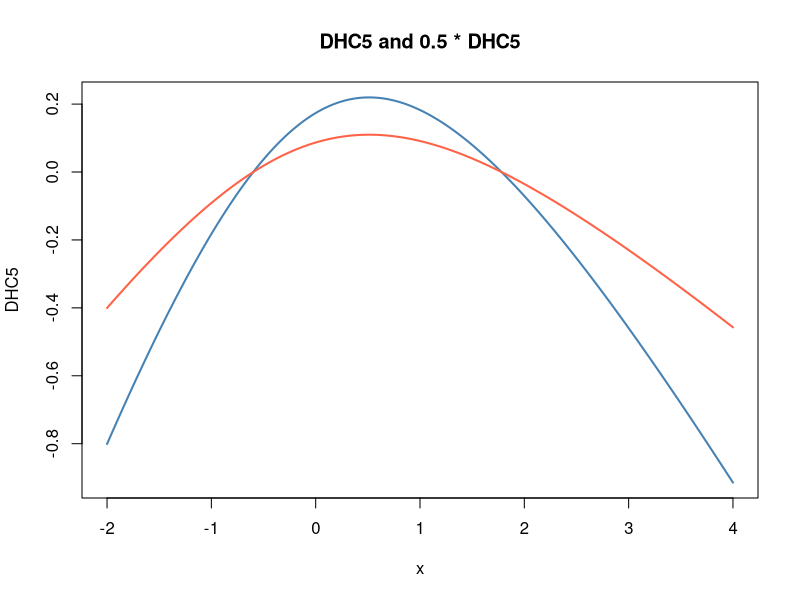
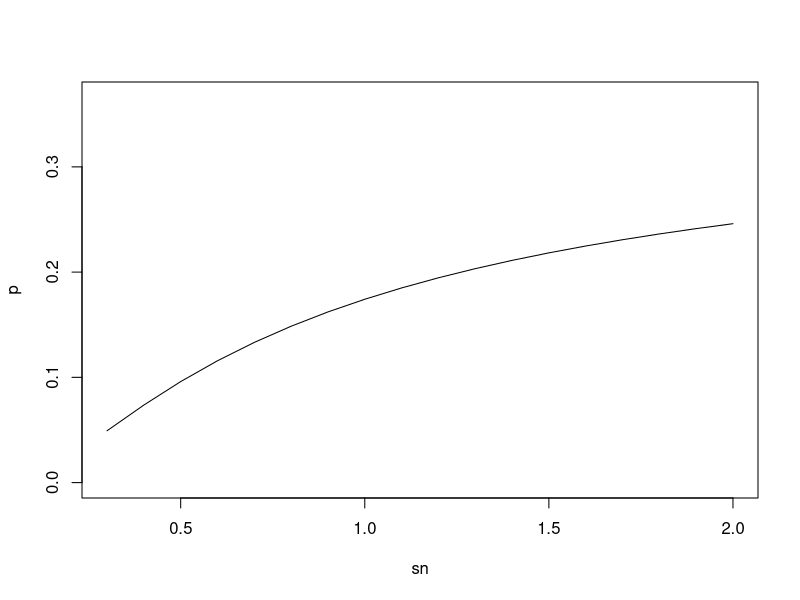
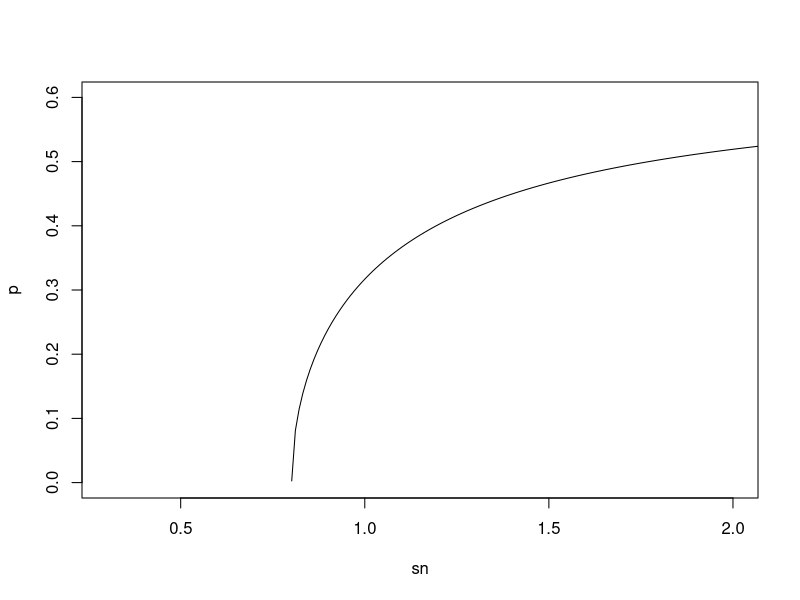

Write the R code that produced these figures, in order.
# Function definitions
#Standard Deviation
S <- function(x, n) {
  sqrt((n - 1) / n + (x^2) / n)
}

# dLogHC5
DHC5 <- function(x, n, Kp) {
  x / sqrt(n * (n + 1)) + (S(x, n) - 1) * Kp
}


#parameters
# 5th percentile of SND
K005 <- qnorm(0.05, mean = 0, sd = 1)

# sample size, 5 as example
SS <- 5

#two examples with sn = 1, and sn = 0.5

x <- seq(-2, 4, length.out = 501)
y1 <- DHC5(x, SS, K005)
y2 <- 0.5 * y1
plot(
  x, y1, type = "l", lwd = 2, col = "steelblue",
  xlab = "x", ylab = "DHC5", main = "DHC5 and 0.5 * DHC5"
)
lines(x, y2, lwd = 2, col = "tomato")

# DHC5 has maximum at xm, and it is
xm <- sqrt(SS - 1) / sqrt(-1 + K005^2 + K005^2 * SS)

# the value of DHC5 at xm is 
maxDHC5 <- sqrt(SS - 1) / ( sqrt(SS * (1 + SS)) * sqrt(-1 + K005 ^2 * (1 + SS)) ) + K005 * ( -1 + sqrt( (K005^2 * (SS^2 - 1)) / ( SS * (-1 + K005^2 * (1 + SS)) ) ) )

# case 1: we want to know that post-HC5 is greater than pre-HC5
# need to find the intersections of DHC5 and 0
# intersections are derived analytically (do it yourself)
# intersection 1, lower
x1 <- -(K005 * sqrt(SS * (1 + SS)) + sqrt( K005^2 * (1 + SS) * (-1 + SS + K005^2 * (1 + SS)) ))/(-1 + K005^2 * (1 + SS) )
# intersection 2, higher
x2 <- (-K005 * sqrt(SS * (1 + SS)) + sqrt(K005^2 * (1 + SS) * (-1 + SS + K005^2 * (1 + SS))))/(-1 + K005^2 * (1 + SS))

# probability that post-HC5 is higher than pre-HC5
p <- pt(x2, df = SS - 1) - pt(x1, df = SS - 1)


# case 2: we want to know that the post-HC5 is greater than k*pre-HC5
# case 2-1: k<1
# we need to know the intersections of HC5 and log10(1/k) = -log10(k)
# intersections are derived analytically (do it yourself)
# since the intersections are complicated, we define a function
# case 2-1-1: sn = 1
xLower <- function(n, Kp, z) {
  num1 <- Kp * sqrt(n * (1 + n)) * log(10)
  num2 <- sqrt(n * (1 + n)) * log(z)
  # 中央の大きな sqrt の中身
  inner <- Kp^2 * (1 + n) * (
    (-1 + n + Kp^2 * (1 + n)) * log(10)^2 +
      2 * Kp * n * (1 + n) * log(10) * log(z) +
      n * (1 + n) * log(z)^2
  )
  num3 <- sqrt(inner)
  den  <- (-1 + Kp^2 * (1 + n)) * log(10)

  -( (num1 + num2 + num3) / den )
}

xHigher <- function(n, Kp, z) {
  num1 <- -Kp * sqrt(n * (1 + n)) * log(10)
  num2 <- -sqrt(n * (1 + n)) * log(z)
  inner <- Kp^2 * (1 + n) * (
    (-1 + n + Kp^2 * (1 + n)) * log(10)^2 +
      2 * Kp * n * (1 + n) * log(10) * log(z) +
      n * (1 + n) * log(z)^2
  )
  num3 <- sqrt(inner)
  den  <- (-1 + Kp^2 * (1 + n)) * log(10)

  (num1 + num2 + num3) / den
}

# intersection 1, lower, k=1/2 as example
k <- 1/2
x1 <- xLower(SS, K005, k)
x2 <- xHigher(SS, K005, k)

#integrating t-distribution from x1 to x2 gives the probability that post-HC5 > pre-HC5
p <- pt(x2, df = SS - 1) - pt(x1, df = SS - 1)

# case 2-1-2: sn not 1
sn <- 1.5
# convert value of k as 
kc <- k^(1/sn) 
# determine the integration interval and integrate t-distribution
x1 <- xLower(SS, K005, kc)
x2 <- xHigher(SS, K005, kc)
p <- pt(x2, df = SS - 1) - pt(x1, df = SS - 1)
# p is a probability that post-HC5 > k*pre-HC5, and if we want to know the prob. that post-HC5 < k*pre-HC5
pn <- 1 - p

# repeating the process for various sn, we have the left panel in Figure 4
k <- 1 / 2
sn_rep <- 1:18
#
psSn05 <- vector("list", length(sn_rep))
for (i in seq_along(sn_rep)) {
  sn <- 0.3 + 0.1 * (sn_rep[i] - 1)
  kc <- k^(1 / sn)  
  x1 <- xLower(SS, K005, kc)
  x2 <- xHigher(SS, K005, kc)
  p <- pt(x2, df = SS - 1) - pt(x1, df = SS - 1) 
  psSn05[[i]] <- c(s = sn, one_minus_p = 1 - p)
}
# I do not know what they are doing
psSn05 <- do.call(rbind, psSn05)
psSn05 <- as.data.frame(psSn05)
row.names(psSn05) <- NULL

plot(psSn05[, 1], psSn05[, 2],
     type = "l",  
     xlim = c(0.3, 2.0), 
     ylim = c(0, 0.366),  
     xlab = "sn", ylab = "p",
     frame.plot = TRUE  
)

# case 2-2: k > 1
k <- 1.5
# we need to know the min sn, which have a solution
minSn <- log10(k)/maxDHC5
# minSn is the starting point of the investigation

sn_rep <- 1:1000
#
psSn15 <- vector("list", length(sn_rep))
for (i in seq_along(sn_rep)) {
  sn <- minSn + 0.01 * (sn_rep[i] - 1) + 0.00001
  kc <- k^(1 / sn)  
  x1 <- xLower(SS, K005, kc)
  x2 <- xHigher(SS, K005, kc)
  p <- pt(x2, df = SS - 1) - pt(x1, df = SS - 1)
  psSn15[[i]] <- c(s = sn, p = p)
}
# I do not know what they are doing
psSn15 <- do.call(rbind, psSn15)
psSn15 <- as.data.frame(psSn15)
row.names(psSn15) <- NULL

plot(psSn15[, 1], psSn15[, 2],
     type = "l",  
     xlim = c(0.3, 2.0), 
     ylim = c(0, 0.6),  
     xlab = "sn", ylab = "p",
     frame.plot = TRUE  
)
